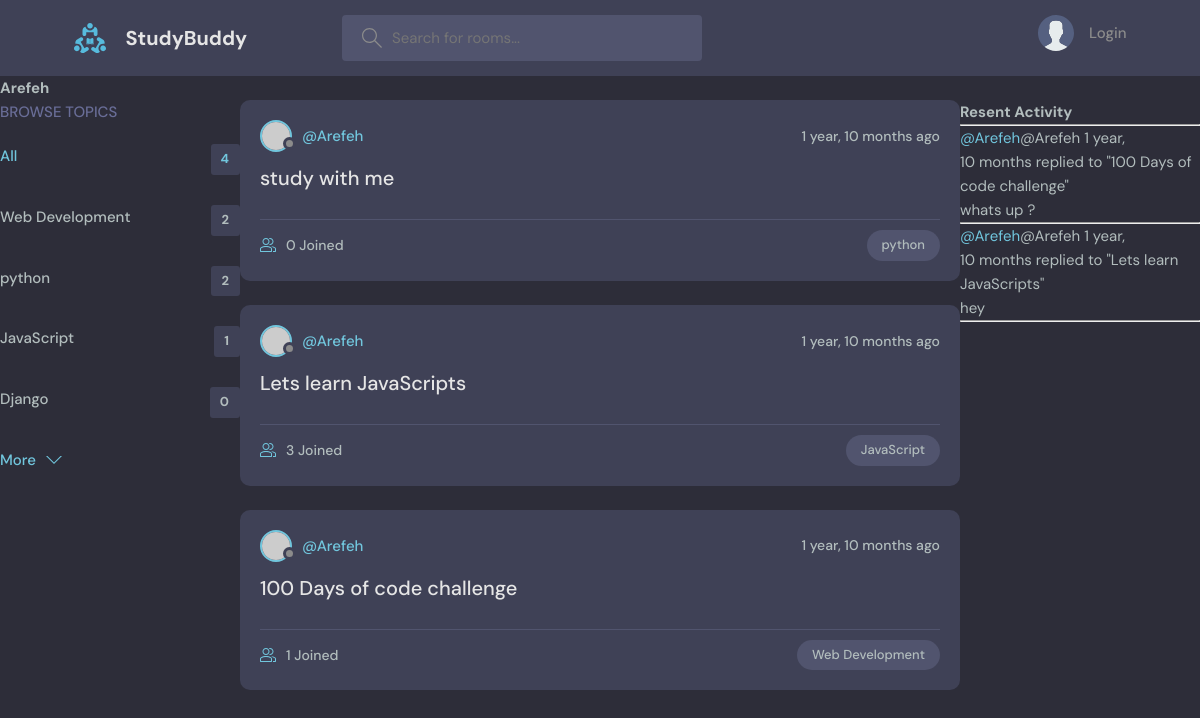
The app's page /profile/2/ with its own data.
### base/models.py (models this page shows, shortened)
class Topic(models.Model):
    name = models.CharField(max_length=200)

class Room(models.Model):
    host = models.ForeignKey(User, on_delete=models.SET_NULL, null=True)
    topic = models.ForeignKey(Topic, on_delete=models.SET_NULL, null=True)
    name = models.CharField(max_length=200)
    description = models.TextField(null=True, blank=True)
    participants = models.ManyToManyField(User, related_name='participants', blank=True)
    updated = models.DateTimeField(auto_now=True)
    created = models.DateTimeField(auto_now_add=True)
    class Meta:
        ordering = ['-updated' , '-created']
    def __str__(self):
        return self.name

class Message(models.Model) :
    user = models.ForeignKey(User, on_delete=models.CASCADE)
    room = models.ForeignKey(Room ,on_delete=models.CASCADE)
    body = models.TextField()
    updated = models.DateTimeField(auto_now=True)
    created = models.DateTimeField(auto_now_add=True)
    class Meta:
        ordering = ['-updated' , '-created']
    def __str__(self):
        return self.body[0:50]

### base/views.py (the view)
# urls.py: path('profile/<str:pk>/', views.userProfile, name='user-profile'),
def userProfile(request , pk):
    user = User.objects.get(id=pk)
    rooms = user.room_set.all()
    room_messages = user.message_set.all()
    topics = Topic.objects.all()
    context = {'user' : user, 'rooms' : rooms, 'room_messages' : room_messages, 'topics' : topics}
    return render(request, 'base/profile.html', context)

### base/templates/base/profile.html (shortened to what this page needs)
{% extends 'main.html' %}
{% block content %}
<h1>{{user.username}}</h1>
<div class="profile-container">
    <div>
        {% include 'base/topics_component.html' %}
    </div>
    <div>
        {% include 'base/feed_component.html' %}
    </div>
    <div>
        {% include 'base/activity_component.html' %}
    </div>
</div>
{% endblock content %}

### templates/main.html (shortened to what this page needs)
<!DOCTYPE html>
{% load static %}
<html lang="en">
  <head>
    <link rel="stylesheet" href="{% static 'styles/style.css' %}" />
  </head>
  <body>
    {% include 'navbar.html' %}
    {% block content %}
    {% endblock %}
  </body>
</html>

### templates/navbar.html (shortened to what this page needs)
{% load static %}
<header class="header header--loggedIn">
    <div class="container">
      <a href="{% url 'home' %}" class="header__logo">
        <img src="{% static 'images/logo.svg' %}" />
        <h1>StudyBuddy</h1>
      </a>
      <form class="header__search" method="GET" action={% url 'home' %}>
        <label>
          <input name="q" placeholder="Search for rooms..." />
        </label>
      <nav class="header__menu">
        {% if request.user.is_authenticated %}
        <div class="header__user">
          <a href="profile.html">
            <div class="avatar avatar--medium active">
              <img src="https://randomuser.me/api/portraits/men/37.jpg" />
            </div>
            <p>{{request.user.username}} <span>@{{request.user.username}}</span></p>
          </a>
          <button class="dropdown-button">
            <svg version="1.1" xmlns="http://www.w3.org/2000/svg" width="32" height="32" viewBox="0 0 32 32">
              <title>chevron-down</title>
              <path d="M16 21l-13-13h-3l16 16 16-16h-3l-13 13z"></path>
            </svg>
          </button>
        </div>
        {% else %}
        <a href="{% url 'login' %}">
          <img src="{% static 'images/avatar.svg' %}" />
          <p>Login</p>
        </a>
        {% endif %}
      </nav>
    </div>
  </header>

### base/templates/base/topics_component.html
    <div class="topics">
        <div class="topics__header">
          <h2>Browse Topics</h2>
        </div>
        <ul class="topics__list">
            <li>
                <a href="{% url 'home' %}" class="active">All <span>{{topics.count}}</span></a>
            </li>
            {% for topic in topics %}
            <li>
                <a href="{% url 'home' %}?q={{topic.name}}">{{topic.name}}<span>{{topic.room_set.all.count}}</span></a>
            </li>
            {% endfor %}
        </ul>
        <a class="btn btn--link" href="topics.html">
          More
          <svg version="1.1" xmlns="http://www.w3.org/2000/svg" width="32" height="32" viewBox="0 0 32 32">
            <title>chevron-down</title>
            <path d="M16 21l-13-13h-3l16 16 16-16h-3l-13 13z"></path>
          </svg>
        </a>
      </div>

### base/templates/base/feed_component.html (shortened to what this page needs)
{% for room in rooms %}
<div class="roomListRoom">
    <div class="roomListRoom__header">
      <a href="{% url 'user-profile' room.host.id %}" class="roomListRoom__author">
        <div class="avatar avatar--small">
          <img src="https://randomuser.me/api/portraits/women/11.jpg" />
        </div>
        <span>@{{room.host.username}}</span>
      </a>
      <div class="roomListRoom__actions">
        <span>{{room.created|timesince}} ago</span>
      </div>
    </div>
    <div class="roomListRoom__content">
      <a href="{% url 'room' room.id %}">{{room.name}}</a>
    </div>
    <div class="roomListRoom__meta">
      <a href="{% url 'room' room.id %}" class="roomListRoom__joined">
        {{room.participants.all.count}} Joined
      </a>
      <p class="roomListRoom__topic">{{room.topic.name}}</p>
    </div>
</div>
{% endfor %}

### base/templates/base/activity_component.html (shortened to what this page needs)
<h3>Resent Activity</h3>
<hr>
{% for message in room_messages %}
    <div>
        <small><a href="{% url 'user-profile' message.user.id %}">@{{message.user}}</a>@{{message.user}} {{message.created|timesince}}</small>
        <small>replied to "{{message.room}}"</small>
        <p>{{message}}</p>
        <hr>
    </div>
{% endfor %}

### base/templates/base/profile.html (style rules this page uses)
.profile-container { display:grid; grid-template-columns : 1fr 3fr 1fr; }

### records on screen
Topic: name "Web Development", room_set.all.count "2"
Topic: name "python", room_set.all.count "2"
Topic: name "JavaScript", room_set.all.count "1"
Topic: name "Django", room_set.all.count "0"
Room: host.username "Arefeh", created "1 year, 10 months", name "study with me", participants.all.count "0", topic.name "python"
Room: host.username "Arefeh", created "1 year, 10 months", name "Lets learn JavaScripts", participants.all.count "3", topic.name "JavaScript"
Room: host.username "Arefeh", created "1 year, 10 months", name "100 Days of code challenge", participants.all.count "1", topic.name "Web Development"
Message: user "Arefeh", created "1 year, 10 months", room "100 Days of code challenge", body "whats up ?"
Message: user "Arefeh", created "1 year, 10 months", room "Lets learn JavaScripts", body "hey"

### other values on screen
{{ user.username }} "Arefeh"
{{ topics.count }} "4"
